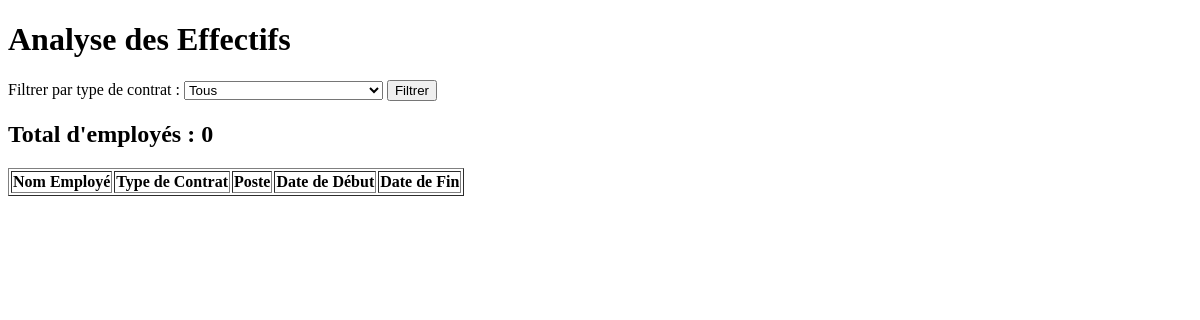
Before: /analyse_effectifs/ with the older database file.
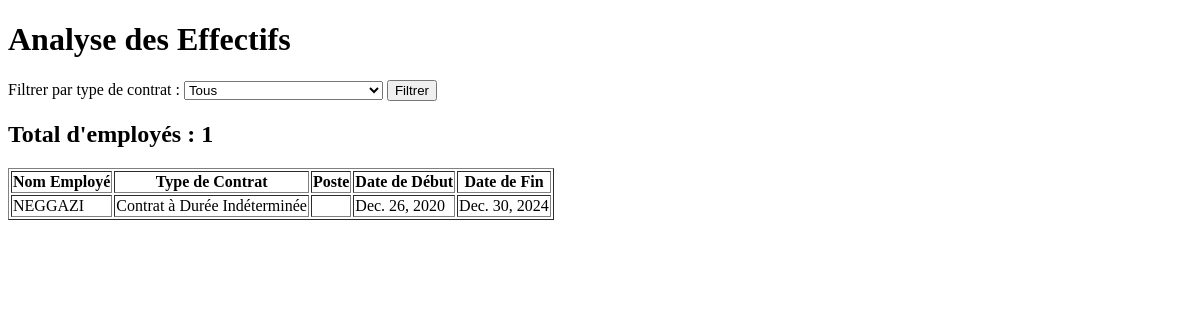
After: the same page with the newer database file.
### app1/models.py (models this page shows, shortened)
class Contrat(models.Model):
    employe = models.ForeignKey('Employe', on_delete=models.CASCADE)  # 'Employe' doit être défini dans le projet.
    type_contrat = models.CharField(max_length=50)  # Exemple : "CDI", "CDD", "Stage"
    date_debut = models.DateField()
    date_fin = models.DateField(null=True, blank=True)
    periode_essai = models.BooleanField(default=False)
    renouvellement = models.BooleanField(default=False)
    salaire_mensuel = models.DecimalField(max_digits=10, decimal_places=2, null=True, blank=True)
    salaire_quotidien = models.DecimalField(max_digits=10, decimal_places=2, null=True, blank=True)
    archived = models.BooleanField(default=False)
    TYPE_CHOICES = [
    ('CDI', 'Contrat à Durée Indéterminée'),
    ('CDD', 'Contrat à Durée Déterminée'),
    ('Stage', 'Stage'),
    ('Autre', 'Autre'),
]
    type_contrat = models.CharField(max_length=50, choices=TYPE_CHOICES)

class Employe(models.Model):
    HOMME = 'H'
    FEMME = 'F'
    SEXE_CHOICES = [
        (HOMME, 'Homme'),
        (FEMME, 'Femme'),
    ]
    nom = models.CharField(max_length=100, verbose_name="Nom")
    prenom = models.CharField(max_length=100, verbose_name="Prénom")
    date_naissance = models.DateField(verbose_name="Date de naissance")
    date_embauche = models.DateField(verbose_name="Date d'embauche")
    adresse = models.TextField(verbose_name="Adresse")
    service = models.ForeignKey(
        'Service',
        on_delete=models.SET_NULL,
        null=True,
        blank=True,
        verbose_name="Service"
    )
    competences = models.TextField(verbose_name="Compétences", blank=True)
    historique_professionnel = models.TextField(verbose_name="Historique professionnel", blank=True)
    sexe = models.CharField(
        max_length=1,
        choices=SEXE_CHOICES,
        verbose_name="Sexe",
        default=HOMME,  # Par défaut, l'employé est masculin
    )
    class Meta:
        verbose_name = "Employé"
        verbose_name_plural = "Employés"
        ordering = ['nom', 'prenom']  # Tri par nom puis prénom

### app1/views.py (the view)
# urls.py: path('analyse_effectifs/', views.analyse_effectifs, name='analyse_effectifs'),
def analyse_effectifs(request):
    contrat_filtre = request.GET.get('type_contrat', '')
    if contrat_filtre:
        contrats = Contrat.objects.filter(type_contrat=contrat_filtre)
    else:
        contrats = Contrat.objects.all()
    total_employes = contrats.values('employe').distinct().count()
    types_contrat = Contrat._meta.get_field('type_contrat').choices
    context = {
        'contrats': contrats,
        'total_employes': total_employes,
        'contrat_filtre': contrat_filtre,
        'types_contrat': types_contrat,
    }
    return render(request, 'analyse_effectifs.html', context)

### app1/templates/analyse_effectifs.html (shortened to what this page needs)
<!DOCTYPE html>
<html lang="fr">
<head>
</head>
<body>
    <h1>Analyse des Effectifs</h1>
    <form method="get">
        <label for="type_contrat">Filtrer par type de contrat :</label>
        <select name="type_contrat" id="type_contrat">
            <option value="">Tous</option>
        </select>
        <button type="submit">Filtrer</button>
    </form>
    <h2>Total d'employés : {{ total_employes }}</h2>
    <table border="1">
        <thead>
            <tr>
                <th>Nom Employé</th>
                <th>Type de Contrat</th>
                <th>Poste</th>
                <th>Date de Début</th>
                <th>Date de Fin</th>
            </tr>
        </thead>
        <tbody>
            {% for contrat in contrats %}
                <tr>
                    <td>{{ contrat.employe.nom }}</td>
                    <td>{{ contrat.get_type_contrat_display }}</td>
                    <td>{{ contrat.poste }}</td>
                    <td>{{ contrat.date_debut }}</td>
                    <td>{{ contrat.date_fin|default:"N/A" }}</td>
                </tr>
            {% endfor %}
        </tbody>
    </table>
</body>
</html>

Changed rows visible on the page:
added Contrat: employe.nom "NEGGAZI", type_contrat "Contrat à Durée Indéterminée", date_debut "Dec. 26, 2020", date_fin "Dec. 30, 2024"
Other visible differences:
{{ total_employes }}: "0" → "1"
